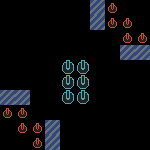

A level layout from a 2D game, rendered from its tile map. Below: a short description, then the map file with its tile-grid data intact:
An orthogonal 10x10 tile map with 15x15 px tiles, 1 tile layer (Layer2) and 2 objects (2x 58).

<map version="1.2" tiledversion="1.2.4" orientation="orthogonal" renderorder="right-down" width="10" height="10" tilewidth="15" tileheight="15" infinite="0" nextlayerid="8" nextobjectid="82">
 <tileset firstgid="1" source="tileset.tsx" />
 <layer id="7" name="Layer2" width="10" height="10">
  <data encoding="csv">
0,0,0,0,0,0,4,12,0,0,
0,0,0,0,0,0,4,12,12,0,
0,0,0,0,0,0,0,0,12,12,
0,0,0,0,0,0,0,0,4,4,
0,0,0,0,6,6,0,0,0,0,
0,0,0,0,6,6,0,0,0,0,
4,4,0,0,6,6,0,0,0,0,
12,12,0,0,0,0,0,0,0,0,
0,12,12,4,0,0,0,0,0,0,
0,0,12,4,0,0,0,0,0,0
</data>
 </layer>
 <objectgroup id="2" name="Cha">
  <object id="22" name="58" x="135" y="0" width="15" height="15" />
  <object id="78" name="58" x="0" y="135" width="15" height="15" />
 </objectgroup>
</map>
